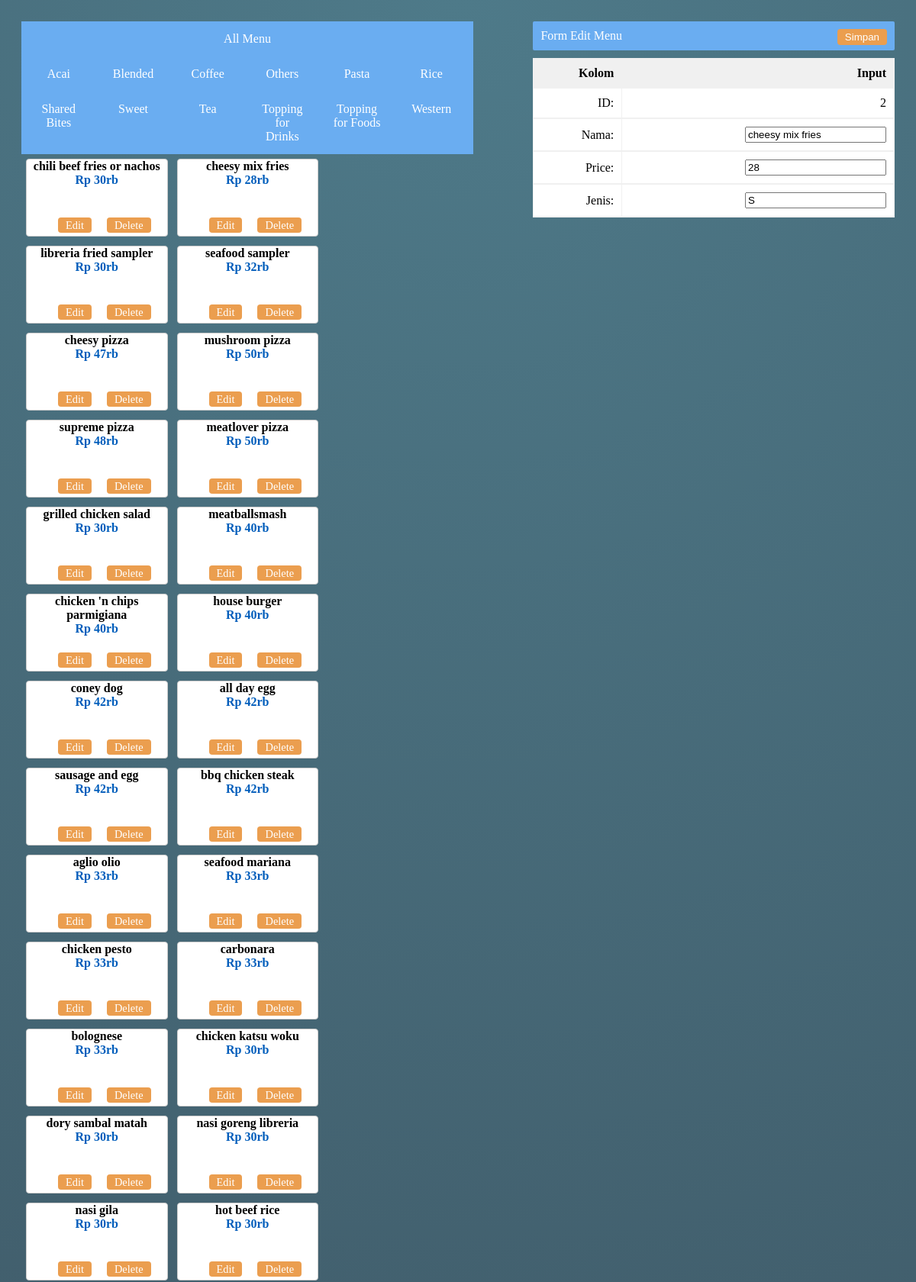
The page /admin.php?action=edit&product_id=2 (upper part) on the database its author committed.
### tables this page shows
CREATE TABLE `tbl_product` (
  `product_id` int(11) NOT NULL,
  `Nama` varchar(255) DEFAULT NULL,
  `price` double DEFAULT NULL,
  `Jenis` varchar(2) DEFAULT NULL,
  PRIMARY KEY (`product_id`),
  KEY `Jenis` (`Jenis`),
  CONSTRAINT `tbl_product_ibfk_1` FOREIGN KEY (`Jenis`) REFERENCES `tbl_jenis` (`jenis`) ON DELETE CASCADE ON UPDATE CASCADE
);

### _con.php (called while the page is built, shortened)
<?php
class DBController {
	private $host = "localhost";
	private $user = "raldo";
	private $password = "raldo123";
	private $database = "cafein";
	private $conn;
	function __construct() {
		$this->conn = $this->connectDB();
	}
	function connectDB() {
		$conn = mysqli_connect($this->host,$this->user,$this->password,$this->database);
		return $conn;
	}
	function runQuery($query) {
		$result = mysqli_query($this->conn,$query);
		while($row=mysqli_fetch_assoc($result)) {
			$resultset[] = $row;
		}
		if(!empty($resultset))
			return $resultset;
	}
}
?>

### admin.php (the view, shortened to what this page needs)
<?php
include("_con.php");
$db_edit = new DBController();
if(!empty($_GET["action"])) {
switch($_GET["action"]) {
    case "edit":
        if(!empty($_GET["product_id"])) {
            $productById = $db_edit->runQuery("SELECT * FROM tbl_product WHERE product_id='" . $_GET["product_id"] . "'");
        }
    break;
}
}
?>
<html>
<head>
    <link rel="stylesheet" type="text/css" href="css/login.css">
    <link rel="stylesheet" type="text/css" href="css/pesan.css">
    <link href="https://code.ionicframework.com/ionicons/1.4.1/css/ionicons.min.css" rel="stylesheet" type="text/css"/>
</head>
<body>
    <div style="width: 100%;">
        <div id="product-grid" style="width: 50%; float: left; padding: 20px;">
            <ul><li class="allmenu"><a href="admin.php">All Menu</a></li></ul>
            <ul>
                <li class="menu"><a class="active" href="admin.php?view=v_acai">Acai</a></li>
                <li class="menu"><a href="admin.php?view=v_blended">Blended</a></li>
                <li class="menu"><a href="admin.php?view=v_coffee">Coffee</a></li>
                <li class="menu"><a href="admin.php?view=v_others">Others</a></li>
                <li class="menu"><a href="admin.php?view=v_pasta">Pasta</a></li>
                <li class="menu"><a href="admin.php?view=v_rice">Rice</a></li>
                <li class="menu"><a href="admin.php?view=v_sharedbites">Shared Bites</a></li>
                <li class="menu"><a href="admin.php?view=v_sweet">Sweet</a></li>
                <li class="menu"><a href="admin.php?view=v_tea">Tea</a></li>
                <li class="menu"><a href="admin.php?view=v_topdrinks">Topping for Drinks</a></li>
                <li class="menu"><a href="admin.php?view=v_topfood">Topping for Foods</a></li>
                <li class="menu"><a href="admin.php?view=v_western">Western</a></li>
            </ul>
            <?php
                if (isset($_GET['view'])) {
                    $product_array = $db_edit->runQuery("SELECT * FROM `".$_GET['view']."`");
                }
                else {
                    $product_array = $db_edit->runQuery("SELECT * FROM tbl_product ORDER BY product_id ASC");
                }
                if (!empty($product_array)) {
                foreach($product_array as $key=>$value){
            ?>
            <div class="product-item" style="position: relative;">
                <div><strong style="color: black"><?php echo $product_array[$key]["Nama"]; ?></strong></div>
                <div class="product-price"><?php echo "Rp ".$product_array[$key]["price"];?>rb</div>
                <div style="bottom: 5px; left: 20px; right: 20px; position: absolute; "><a style="margin: 20px" href="admin.php?action=edit&product_id=<?php echo $product_array[$key]["product_id"]; ?>" class="btnRemoveAction">Edit</a><a href="delete.php?product_id=<?php echo $product_array[$key]["product_id"]; ?>" class="btnRemoveAction">Delete</a></div>
            </div>
            <?php
                }
            }
            ?>
        </div>
        <div id="shopping-cart" style="width: 40%; float: right; padding: 20px;">
            <form method="post" action="update.php">
                <div class="txt-heading">Form Edit Menu <input style="float: right;" type="submit" value="Simpan" name="simpan" class="btnAddAction" /></div>
                <?php
                    if(isset($_SESSION["editan"])){
                ?>
                <table cellpadding="10" cellspacing="1">
                    <tbody>
                        <tr>
                            <th style="text-align:right;color: black"><strong>Kolom</strong></th>
                            <th style="text-align:right;color: black"><strong>Input</strong></th>
                        </tr>
                        <?php
                            foreach ($_SESSION["editan"] as $item) {
                        ?>
                        <tr>
                            <td style="text-align:right;border-bottom:#F0F0F0 1px solid; color: black">
                                <label for="id">ID: </label>
                            </td>
                            <td style="text-align:right;border-bottom:#F0F0F0 1px solid; color: black">
                                <label name="id"><?php echo $item['product_id'] ?></label>
                            </td>
                        </tr>
                        <tr>
                            <td style="text-align:right;border-bottom:#F0F0F0 1px solid; color: black">
                                <label for="nama">Nama: </label>
                            </td>
                            <td style="text-align:right;border-bottom:#F0F0F0 1px solid; color: black">
                                <input type="text" name="name" value="<?php echo $item['name'] ?>" />
                            </td>
                        </tr>
                        <tr>
                            <td style="text-align:right;border-bottom:#F0F0F0 1px solid; color: black">
                                <label for="price">Price: </label>
                            </td>
                            <td style="text-align:right;border-bottom:#F0F0F0 1px solid; color: black">
                                <input type=text name="price" value="<?php echo $item['price'] ?>" />
                            </td>
                        </tr>
                        <tr>
                            <td style="text-align:right;border-bottom:#F0F0F0 1px solid; color: black">
                                <label for="jenis">Jenis: </label>
                            </td>
                            <td style="text-align:right;border-bottom:#F0F0F0 1px solid; color: black">
                                <input type=text name="jenis" value="<?php echo $item['jenis'] ?>" />
                            </td>
                        </tr>
                    </tbody>
                </table>
                <?php
            }
                    }
                ?>
            </div>
    </div>
</body>
</html>

### css/login.css (style rules this page uses)
html, body { min-height: 100%; font-family: Oxygen; font-weight: 300; font-size: 1em; color: #fff; }
body { background: #2e3441; background-image: -webkit-radial-gradient(top, circle cover, #4e7a89, #2e3441 80%); background-image: -moz-radial-gradient(top, circle cover, #4e7a89, #2e3441 80%); background-image: -o-radial-gradient(top, circle cover, #4e7a89, #2e3441 80%); background-image: radial-gradient(top, circle cover, #4e7a89, #2e3441 80%); -webkit-font-smoothing: antialiased; -moz-osx-font-smoothing: grayscale; }

### css/pesan.css (style rules this page uses)
body { font-family:calibri; }
#shopping-cart table { width:100%;background-color:#F0F0F0; }
#shopping-cart table td { background-color:#FFFFFF; }
.txt-heading { padding: 10px 10px; border-radius: 2px; color: #FFF; background: #6aadf1; margin-bottom:10px; }
a.btnRemoveAction { background-color: #eb9e4f; color:#ffffff; border:0; padding:2px 10px; font-size:0.9em; text-decoration: none; border-radius: 4px; cursor: pointer; }
.btnAddAction { background-color: #eb9e4f; border: 0; padding: 3px 10px; color: #ffffff; margin-left: 2px; border-radius: 4px; cursor: pointer; }
#shopping-cart { margin-bottom:30px; }
#product-grid { margin-bottom:30px; }
.product-item { width: 31%; height: 100px; float:left; background: #ffffff;margin: 6px; border:#CCC 1px solid;border-radius:4px; }
.product-item div { text-align:center; }
.product-price { color: #005dbb; font-weight: 600; }
ul { list-style-type: none; margin: 0; padding: 0; overflow: hidden; color: #FFF; background: #6aadf1; }
li.allmenu { width: 100%; }
li.menu { width: 16.5%; }
li { float: left; }
li a { display: block; color: white; text-align: center; padding: 14px 16px; text-decoration: none; }

### rows shown on the page
tbl_product: Nama "chili beef fries or nachos", price "30"
tbl_product: Nama "cheesy mix fries", price "28", product_id "2", name "cheesy mix fries", jenis "S"
tbl_product: Nama "libreria fried sampler", price "30"
tbl_product: Nama "seafood sampler", price "32"
tbl_product: Nama "cheesy pizza", price "47"
tbl_product: Nama "mushroom pizza", price "50"
tbl_product: Nama "supreme pizza", price "48"
tbl_product: Nama "meatlover pizza", price "50"
tbl_product: Nama "grilled chicken salad", price "30"
tbl_product: Nama "meatballsmash", price "40"
tbl_product: Nama "chicken 'n chips parmigiana", price "40"
tbl_product: Nama "house burger", price "40"
tbl_product: Nama "coney dog", price "42"
tbl_product: Nama "all day egg", price "42"
tbl_product: Nama "sausage and egg", price "42"
tbl_product: Nama "bbq chicken steak", price "42"
tbl_product: Nama "aglio olio", price "33"
tbl_product: Nama "seafood mariana", price "33"
tbl_product: Nama "chicken pesto", price "33"
tbl_product: Nama "carbonara", price "33"
tbl_product: Nama "bolognese", price "33"
tbl_product: Nama "chicken katsu woku", price "30"
tbl_product: Nama "dory sambal matah", price "30"
tbl_product: Nama "nasi goreng libreria", price "30"
tbl_product: Nama "nasi gila", price "30"
tbl_product: Nama "hot beef rice", price "30"
